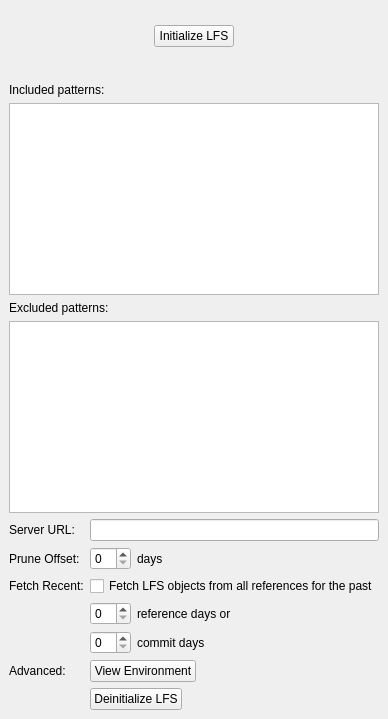
<?xml version="1.0" encoding="UTF-8"?>
<ui version="4.0">
 <class>LfsPanel</class>
 <widget class="QWidget" name="LfsPanel">
  <layout class="QVBoxLayout" name="rootLayout">
   <property name="leftMargin">
    <number>0</number>
   </property>
   <property name="topMargin">
    <number>0</number>
   </property>
   <property name="rightMargin">
    <number>0</number>
   </property>
   <property name="bottomMargin">
    <number>0</number>
   </property>
   <item>
    <widget class="QWidget" name="mNotInitializedPage">
     <layout class="QVBoxLayout" name="notInitializedLayout">
       <item>
        <spacer name="topSpacer">
         <property name="orientation">
          <enum>Qt::Vertical</enum>
         </property>
         <property name="sizeType">
          <enum>QSizePolicy::Fixed</enum>
         </property>
         <property name="sizeHint" stdset="0">
          <size>
           <width>20</width>
           <height>16</height>
          </size>
         </property>
        </spacer>
       </item>
       <item alignment="Qt::AlignHCenter">
        <widget class="QPushButton" name="mInitializeButton">
         <property name="text">
          <string>Initialize LFS</string>
         </property>
        </widget>
       </item>
       <item>
        <spacer name="bottomSpacer">
         <property name="orientation">
          <enum>Qt::Vertical</enum>
         </property>
         <property name="sizeType">
          <enum>QSizePolicy::Fixed</enum>
         </property>
         <property name="sizeHint" stdset="0">
          <size>
           <width>20</width>
           <height>12</height>
          </size>
         </property>
        </spacer>
       </item>
      </layout>
    </widget>
   </item>
   <item>
    <widget class="QWidget" name="mInitializedPage">
     <layout class="QVBoxLayout" name="initializedLayout">
      <item>
       <widget class="QLabel" name="mIncludedLabel">
         <property name="text">
          <string>Included patterns:</string>
         </property>
        </widget>
       </item>
       <item>
        <layout class="QVBoxLayout" name="includedLayout">
         <property name="spacing">
          <number>0</number>
         </property>
         <item>
          <widget class="QListView" name="mIncludedList">
           <property name="editTriggers">
            <set>QAbstractItemView::NoEditTriggers</set>
           </property>
           <property name="selectionMode">
            <enum>QAbstractItemView::ExtendedSelection</enum>
           </property>
           <property name="selectionBehavior">
            <enum>QAbstractItemView::SelectRows</enum>
           </property>
          </widget>
         </item>
         <item>
          <widget class="Footer" name="mIncludedFooter"/>
         </item>
        </layout>
       </item>
       <item>
        <widget class="QLabel" name="mExcludedLabel">
         <property name="text">
          <string>Excluded patterns:</string>
         </property>
        </widget>
       </item>
       <item>
        <widget class="QListView" name="mExcludedList">
         <property name="editTriggers">
          <set>QAbstractItemView::NoEditTriggers</set>
         </property>
         <property name="selectionMode">
          <enum>QAbstractItemView::ExtendedSelection</enum>
         </property>
         <property name="selectionBehavior">
          <enum>QAbstractItemView::SelectRows</enum>
         </property>
        </widget>
       </item>
       <item>
        <layout class="QFormLayout" name="formLayout">
         <property name="fieldGrowthPolicy">
          <enum>QFormLayout::ExpandingFieldsGrow</enum>
         </property>
         <item row="0" column="0">
          <widget class="QLabel" name="label">
           <property name="text">
            <string>Server URL:</string>
           </property>
          </widget>
         </item>
         <item row="0" column="1">
          <widget class="QLineEdit" name="mUrl"/>
         </item>
         <item row="1" column="0">
          <widget class="QLabel" name="label_2">
           <property name="text">
            <string>Prune Offset:</string>
           </property>
          </widget>
         </item>
         <item row="1" column="1">
          <layout class="QHBoxLayout" name="pruneOffsetLayout">
           <item>
            <widget class="QSpinBox" name="mPruneOffsetDays"/>
           </item>
           <item>
            <widget class="QLabel" name="mPruneOffsetLabel">
             <property name="text">
              <string>days</string>
             </property>
            </widget>
           </item>
           <item>
            <spacer name="pruneOffsetSpacer">
             <property name="orientation">
              <enum>Qt::Horizontal</enum>
             </property>
             <property name="sizeHint" stdset="0">
              <size>
               <width>40</width>
               <height>20</height>
              </size>
             </property>
            </spacer>
           </item>
          </layout>
         </item>
         <item row="2" column="0">
          <widget class="QLabel" name="label_3">
           <property name="text">
            <string>Fetch Recent:</string>
           </property>
          </widget>
         </item>
         <item row="2" column="1">
          <widget class="QCheckBox" name="mFetchRecentAlways">
           <property name="text">
            <string>Fetch LFS objects from all references for the past</string>
           </property>
          </widget>
         </item>
         <item row="3" column="1">
          <layout class="QHBoxLayout" name="refDaysLayout">
           <item>
            <widget class="QSpinBox" name="mFetchRecentRefsDays"/>
           </item>
           <item>
            <widget class="QLabel" name="mRefDaysLabel">
             <property name="text">
              <string>reference days or</string>
             </property>
            </widget>
           </item>
           <item>
            <spacer name="refDaysSpacer">
             <property name="orientation">
              <enum>Qt::Horizontal</enum>
             </property>
             <property name="sizeHint" stdset="0">
              <size>
               <width>40</width>
               <height>20</height>
              </size>
             </property>
            </spacer>
           </item>
          </layout>
         </item>
         <item row="4" column="1">
          <layout class="QHBoxLayout" name="commitDaysLayout">
           <item>
            <widget class="QSpinBox" name="mFetchRecentCommitsDays"/>
           </item>
           <item>
            <widget class="QLabel" name="mCommitDaysLabel">
             <property name="text">
              <string>commit days</string>
             </property>
            </widget>
           </item>
           <item>
            <spacer name="commitDaysSpacer">
             <property name="orientation">
              <enum>Qt::Horizontal</enum>
             </property>
             <property name="sizeHint" stdset="0">
              <size>
               <width>40</width>
               <height>20</height>
              </size>
             </property>
            </spacer>
           </item>
          </layout>
         </item>
         <item row="5" column="0">
          <widget class="QLabel" name="label_4">
           <property name="text">
            <string>Advanced:</string>
           </property>
          </widget>
         </item>
         <item row="5" column="1">
          <widget class="QPushButton" name="mEnvironment">
           <property name="text">
            <string>View Environment</string>
           </property>
          </widget>
         </item>
         <item row="6" column="1">
          <widget class="QPushButton" name="mDeinit">
           <property name="text">
            <string>Deinitialize LFS</string>
           </property>
          </widget>
         </item>
        </layout>
       </item>
      </layout>
    </widget>
   </item>
  </layout>
 </widget>
 <customwidgets>
  <customwidget>
   <class>Footer</class>
   <extends>QWidget</extends>
   <header>ui/Footer.h</header>
  </customwidget>
 </customwidgets>
 <resources/>
 <connections/>
</ui>
